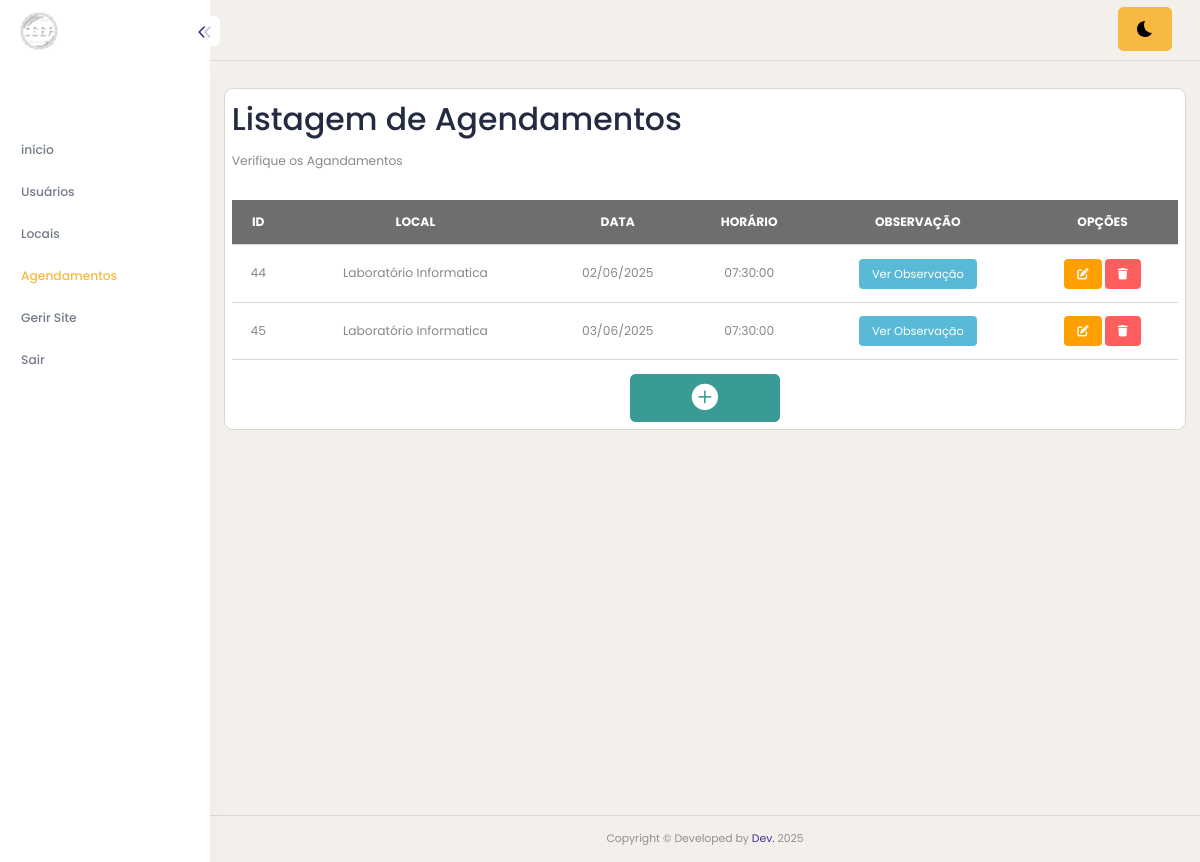
/agendas-pesquisar.php (signed in), run on an earlier commit of the app's database.
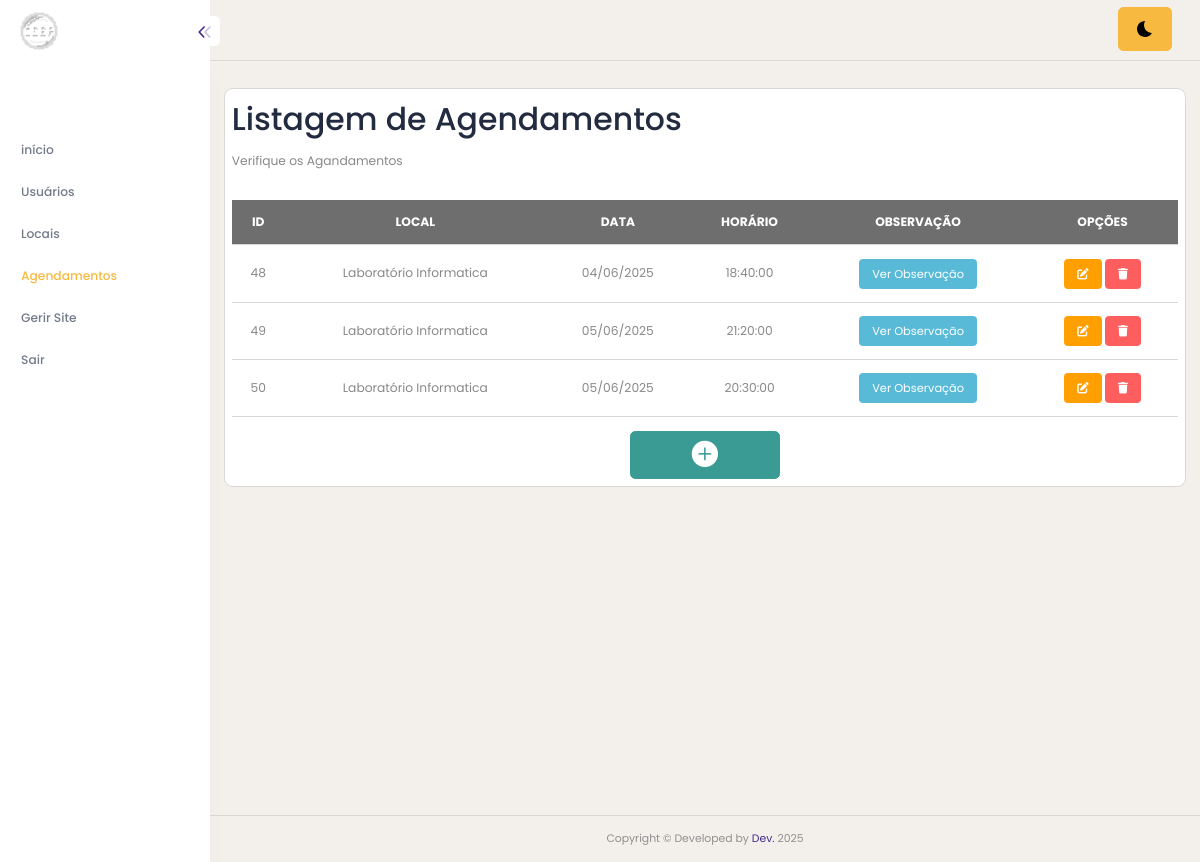
And on a later commit of the database.
### tables this page shows
CREATE TABLE `agendas` (
  `id` int(11) NOT NULL,
  `usuario_id` int(11) DEFAULT NULL,
  `local_id` int(11) DEFAULT NULL,
  `data` date DEFAULT NULL,
  `arquivo` text DEFAULT NULL,
  `observacao` text DEFAULT NULL,
  `horario` time DEFAULT NULL,
  `horariofin` time NOT NULL
);

CREATE TABLE `locais` (
  `id` int(11) NOT NULL,
  `nome` varchar(100) DEFAULT NULL,
  `status` tinyint(1) DEFAULT NULL,
  `cor` varchar(10) NOT NULL
);

### agendas-pesquisar.php (the view, shortened to what this page needs)
<!DOCTYPE html>
<html lang="pt-BR">
<head>
    <?php include("app-header.php"); ?>
</head>
<body>
    <?php include("app-lateral.php"); ?>
    <div class="content-body" style="min-height: 899px;">
        <div class="container-fluid">
            <div class="row">
                <div class="card p-2">
                    <h1>Listagem de Agendamentos</h1>
                    <p>Verifique os Agandamentos</p>
                    <div class="table-responsive mt-3">
                        <table class="table" id="tabela">
                            <tr class="table-dark text-center">
                                <th>ID</th>
                                <th>LOCAL</th>
                                <th>DATA</th>
                                <th>HORÁRIO</th>
                                <th>OBSERVAÇÃO</th>
                                <th>OPÇÕES</th>
                            </tr>
                            <?php
                            $sql = $conn->prepare("
                     select agendas.*, locais.nome as local
                     from agendas
                     LEFT JOIN locais ON locais.id = agendas.local_id
                            ");
                            $sql->execute();
                            while ($dados = $sql->fetch()) {
                            ?>
                                <tr class="text-center">
                                    <td><?php echo $dados['id']; ?></td>
                                    <td><?php echo $dados['local']; ?></td>
                                    <td><?php
                                        $data = new DateTime($dados['data']);
                                        echo $data->format('d/m/Y'); ?>
                                    </td>
                                    <td><?php
                                        $horario = new DateTime($dados['horario']);
                                        echo $horario->format('H:i:s'); ?>
                                    </td>
                                    <td>
                                        <button class="btn btn-info btn-sm"
                                            onclick="mostrarObs('<?php echo htmlspecialchars(addslashes($dados['observacao'])); ?>')">
                                            Ver Observação
                                        </button>
                                    </td>
                                    <td class="text-center">
                                        <a href="agendas-cadastro.php?id=<?php echo $dados['id']; ?>" class="btn btn-warning btn-sm"><i class="fa-solid fa-pen-to-square"></i></a>
                                        <a href="agendas-deletar.php?id=<?php echo $dados['id']; ?>" class="btn btn-danger btn-sm"><i class="fa-solid fa-trash"></i></a>
                                    </td>
                                </tr>
                            <?php } ?>
                        </table>
                    </div>
                    <div class="row">
                        <div class="text-center">
                            <a href="agendas-cadastro.php" class="btn btn-success" style="width: 150px;"><i class="bi bi-plus-circle-fill fs-2"></i></a>
                        </div>
                    </div>
                </div>
            </div>
        </div>
    </div>
    <?php include("app-footer.php"); ?>
</body>
</html>

### app-header.php (shortened to what this page needs)
<link class="main-css" href="css/style.css" rel="stylesheet">

### app-lateral.php (shortened to what this page needs)
<div id="main-wrapper">
	<div class="nav-header">
		<a href="index.php" class="brand-logo">
		</a>
		<div class="nav-control">
			<div class="hanburger">
				<span class="line">
				</span>
			</div>
		</div>
	</div>
	<div class="header">
		<div class="offset-11 text-end btn btn-secondary mt-2">
			<a class="nav-link bell dz-theme-mode " href="javascript:void(0);">
			</a>
		</div>
	</div>
	<div class="deznav">
		<div class="deznav-scroll">
			<ul class="metismenu" id="menu">
				<li>
					<h4 style="color: white;" class="text-center nav-text">SISTEMA DE <br> AGENDAMENTOS</h4>
				</li>
				<li>
					<a href="index.php" aria-expanded="false">
						<span class="nav-text">início</span>
					</a>
				</li>
				<li>
					<a href="usuarios-pesquisar.php" aria-expanded="false">
						<span class="nav-text">Usuários</span>
					</a>
				</li>
				<li>
					<a href="locais-pesquisar.php" class="" aria-expanded="false">
						<span class="nav-text">Locais</span>
					</a>
				</li>
				<li>
					<a href="agendas-pesquisar.php" class="" aria-expanded="false">
						<span class="nav-text">Agendamentos</span>
					</a>
				</li>
				<li>
					<a href="gerir-site.php" class="" aria-expanded="false">
						<span class="nav-text">Gerir Site</span>
					</a>
				</li>
				<li>
					<a href="sair.php" aria-expanded="false">
						<span class="nav-text">Sair</span>
					</a>
				</li>
			</ul>
		</div>
	</div>

### app-footer.php
<div class="footer out-footer">
	<div class="copyright">
		<p>Copyright © Developed by <a href="https://dexignzone.com/" target="_blank">Dev.</a> <span class="current-year">2024</span></p>
	</div>
</div>
</div>

What changed in the data, as far as the page shows it:
removed agendas: id "44", local.nome "Laboratório Informatica", data "02/06/2025", horario "07:30:00"
removed agendas: id "45", local.nome "Laboratório Informatica", data "03/06/2025", horario "07:30:00"
added agendas: id "48", local.nome "Laboratório Informatica", data "04/06/2025", horario "18:40:00"
added agendas: id "49", local.nome "Laboratório Informatica", data "05/06/2025", horario "21:20:00"
added agendas: id "50", local.nome "Laboratório Informatica", data "05/06/2025", horario "20:30:00"
